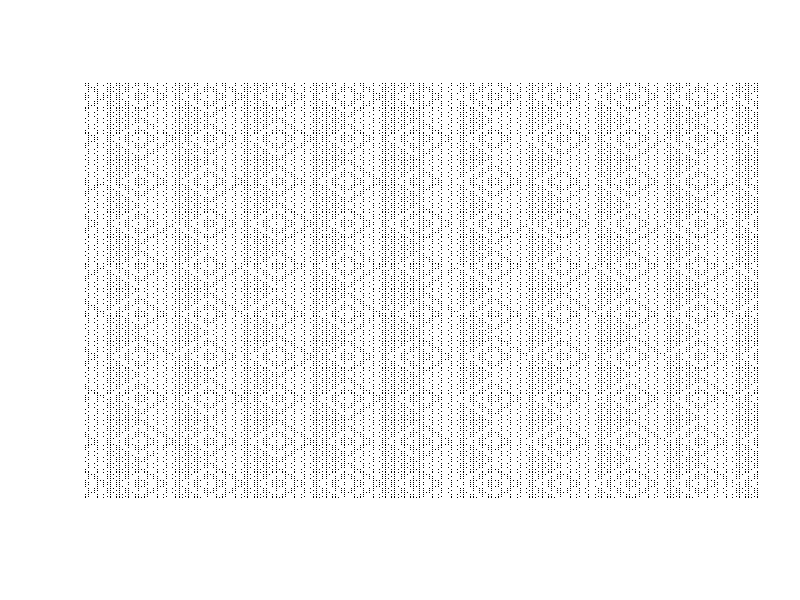
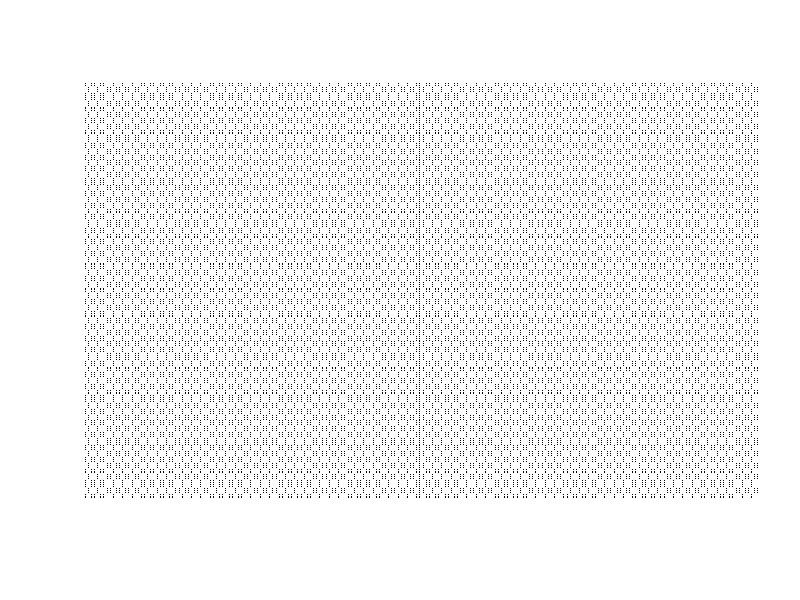
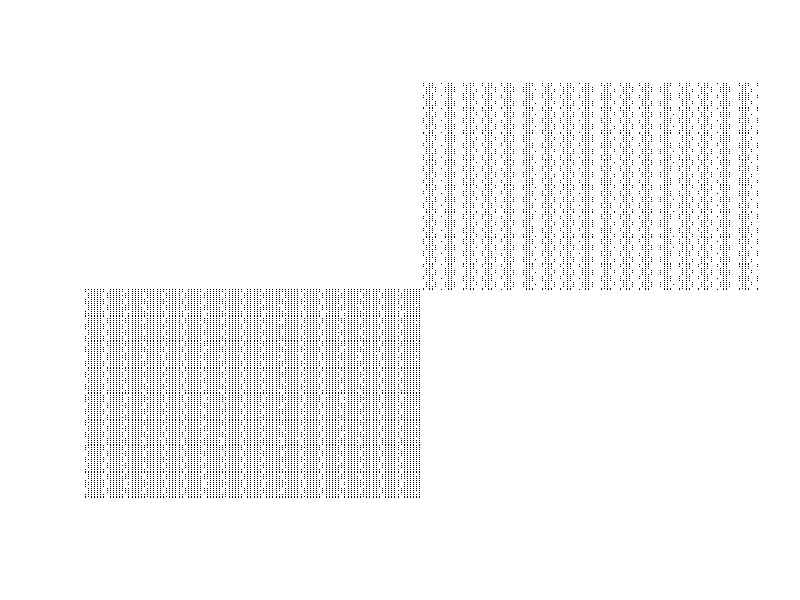
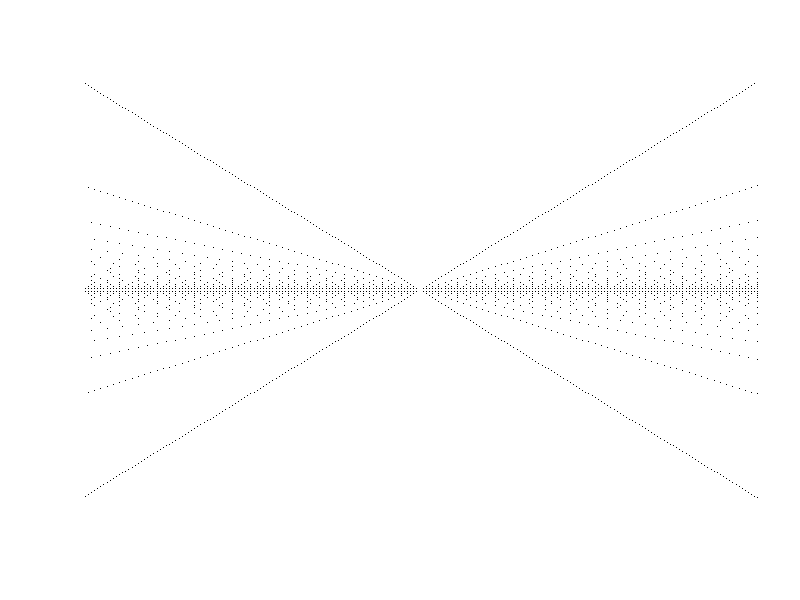
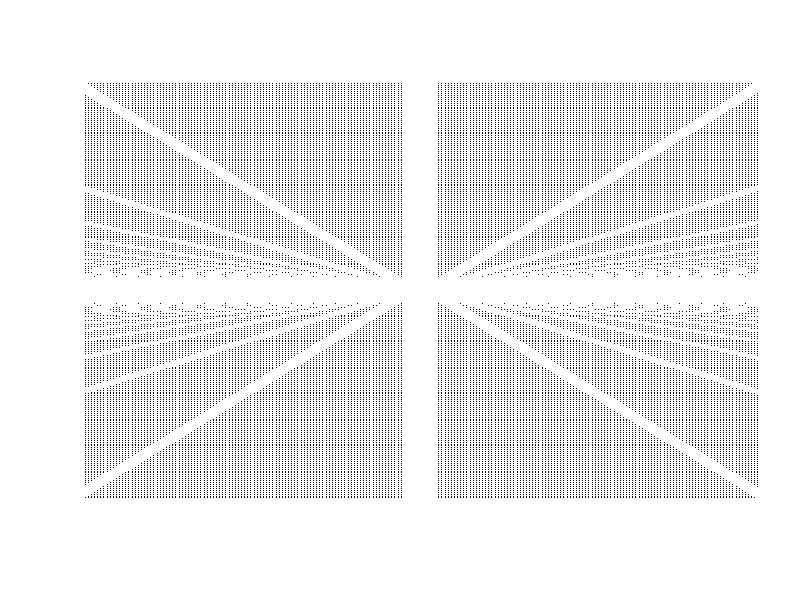
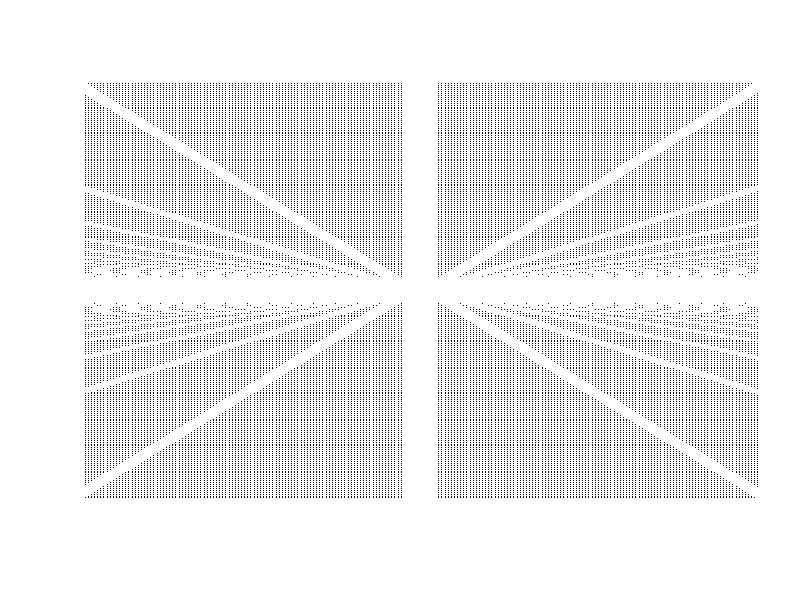

These charts were generated, in order, by the following R code: (Note: this script raises an error after producing the figures.)

emptyCanvas <- function(pltLimit = 5 ){
  plot(0, 0,
       xlim=c(-pltLimit,pltLimit),
       ylim=c(-pltLimit,pltLimit),
       col = "transparent", xlab = "", ylab = "", axes=F)
}


#### Repeating patterns

emptyCanvas(100)
for (i in seq(-256,256,1)){
  for (j in seq(-256,256,1)){
    if (sin(i)/cos(j) <= tan(i)){
      print('True')
      points(i,j,pch='.')
    }
  }}


### Dot matrix pattern
dev.off()
emptyCanvas(100)
for (i in seq(-256,256,1)){
  for (j in seq(-256,256,1)){
    if (tan(i)/cos(j) <= sin(i)){
      #print('True')
      points(i,j,pch='.')
    }
  }}



dev.off()
emptyCanvas(100)
for (i in seq(0,256,1)){
  for (j in seq(0,256,1)){
    if (tan(i)*cos(j) >= cos(i)){
      #print('True')
      points(i,j,pch='.')
    }
  }}

for (i in seq(-256,0,1)){
  for (j in seq(-256,0,1)){
    if (tan(i)/cos(j) <= sin(i)){
      #print('True')
      points(i,j,pch='.')
    }
  }}


for (i in seq(-256,0,1)){
  for (j in seq(-256,0,1)){
    if (tan(i)*cos(j) >= cos(i)){
      #print('True')
      points(i,j,pch='.')
    }
  }}


#### Perspective
emptyCanvas(100)
for (i in seq(-256,256,1)){
  for (j in seq(-256,256,1)){
    if (i!=0 & j!=0){
      if (abs(i)%%abs(j) == 0){
        #print('True')
        points(i,j,pch='.')
      }
    }
  }}


## Symmetric 
emptyCanvas(100)
for (i in seq(0,256,1)){
  for (j in seq(0,256,1)){
    if (i!=0 & j!=0){
      if (abs(i)%%abs(j) > 5 ){  #| (abs(i)%%abs(j) == 2)) {
        #print('True')
        points(i,j,pch='.')
        points(-i,-j,pch='.')
        points(-i,j,pch='.')
        points(i,-j,pch='.')
      }
    }
  }}



## Symmetric 
emptyCanvas(100)
for (i in seq(0,256,1)){
  for (j in seq(0,256,1)){
    if (i!=0 & j!=0){
      if (abs(i)%%abs(j) > 5 ){  #| (abs(i)%%abs(j) == 2)) {
        #print('True')
        points(i,j,pch='.')
        points(-i,-j,pch='.')
        points(-i,j,pch='.')
        points(i,-j,pch='.')
      }
    }
  }}



## Symmetric 
emptyCanvas(100)
for (i in seq(-256,256,1)){
  for (j in seq(-256,256,1)){
    if (i!=0 & j!=0){
      if (cos(abs(i))/sin(abs(j)) >  tan(abs(i)) ){  #| (abs(i)%%abs(j) == 2)) {
        #print('True')
        points(i,j,pch='O')
      }
    }
  }}

## Mixed pattern
emptyCanvas(100)
for (i in seq(-256,0,1)){
  for (j in seq(-256,0,1)){
    if (tan(i)/cos(j) <= sin(i)){
      #print('True')
      points(i,j,pch='.')
      points(-i,-j,pch='.')
    } 
    if (sin(i)/tan(j) <= cos(i)){
      points(-i,j,pch='.')
      points(i,-j,pch='.')
    }
  }}

#### 4 conditions
emptyCanvas(100)
for (i in seq(-256,0,1)){
  for (j in seq(-256,0,1)){
    if (tan(i)/cos(j) <= sin(i)){
      #print('True')
      points(i,j,pch='.')
    } 
    if (cos(i)/tan(j) <= sin(i)){
      points(-i,j,pch='.')
    }
    if (sin(i)/cos(j) <= tan(i)){
      points(i,-j,pch='.')
    } 
    if (sin(i)/tan(j) <= cos(i)){
      points(-i,-j,pch='.')
    }
    
  }}

##### Diamond pattern
emptyCanvas(100)
for (i in seq(-256,0,1)){
  for (j in seq(-256,0,1)){
  if (sin(i)/cos(j) <= tan(i)){
    points(i,-j,pch='.')
    points(-i,-j,pch='.')
    points(i,j,pch='.')
    points(-i,j,pch='.')
  } 
  }}




##### Bar code
emptyCanvas(100)
for (i in seq(-256,0,1)){
  for (j in seq(-256,0,1)){
    if (sin(i)*cos(j) <= tan(i)){
      points(i,j,pch='.')
      points(j,i,pch='.') ##Invert to make it a criss-cross pattern
      #points(-i,-j,pch='.')
      #points(j,i,pch='.') 
      #points(-j,-i,pch='.')
    } 
  }}
